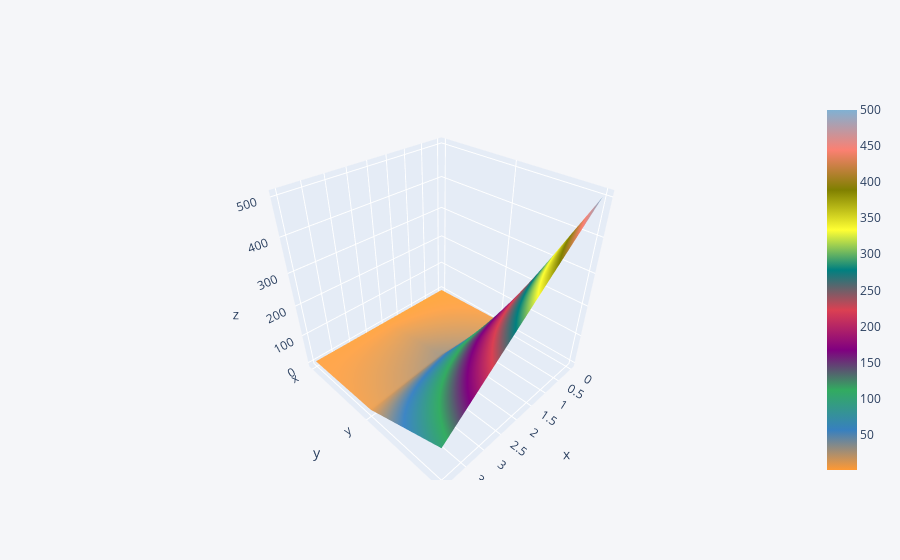

Source (notebook cell):
### Code cell
df3.iplot(kind='surface')

### Figure 1 — Plotly figure (JSON) as saved in the notebook; plotly's stock layout.template omitted (floating-point values rounded to 4 significant figures)
{"data": [{"colorscale": [[0, "rgb(255, 153, 51)"], [0.1111, "rgb(55, 128, 191)"], [0.2222, "rgb(50, 171, 96)"], [0.3333, "rgb(128, 0, 128)"], [0.4444, "rgb(219, 64, 82)"], [0.5556, "rgb(0, 128, 128)"], [0.6667, "rgb(255, 255, 51)"], [0.7778, "rgb(128, 128, 0)"], [0.8889, "rgb(251, 128, 114)"], [1, "rgb(128, 177, 211)"]], "type": "surface", "x": [0, 1, 2, 3, 4], "y": ["x", "y", "z"], "z": [[1, 2, 3, 4, 5], [10, 20, 30, 20, 10], [500, 400, 300, 200, 100]]}], "layout": {"legend": {"bgcolor": "#F5F6F9", "font": {"color": "#4D5663"}}, "paper_bgcolor": "#F5F6F9", "plot_bgcolor": "#F5F6F9", "title": {"font": {"color": "#4D5663"}}, "xaxis": {"gridcolor": "#E1E5ED", "showgrid": true, "tickfont": {"color": "#4D5663"}, "title": {"font": {"color": "#4D5663"}, "text": ""}, "zerolinecolor": "#E1E5ED"}, "yaxis": {"gridcolor": "#E1E5ED", "showgrid": true, "tickfont": {"color": "#4D5663"}, "title": {"font": {"color": "#4D5663"}, "text": ""}, "zerolinecolor": "#E1E5ED"}}}
